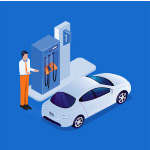
#> input picture ontap/images/cayxang.jpg, 150 x 150 px, found by its file name
$ python bt54.py   (older library calls are emulated)
#> lines starting #> are read from the running program, lines starting #| are printed output that depends on the picture
import cv2
import numpy as np
img=cv2.imread('.\images\\cayxang.jpg')
#> img is the input picture: shape (150, 150, 3); mean B, G, R 200.4, 122.1, 58.1
sobelx=cv2.Sobel(img,ddepth=cv2.CV_64F,dx=1,dy=0,ksize=5)
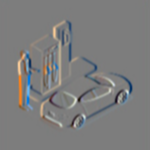
#> sobelx: shape (150, 150, 3) float64; mean B, G, R 0.3, 0.7, 0.9; drawn with min black and max white
print(sobelx)
#> (printed output is left out)
cv2.imshow('Anh bai 54',sobelx)
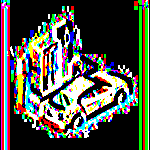
#> window 'Anh bai 54': shape (150, 150, 3); mean B, G, R 71.7, 81.7, 81.2
cv2.waitKey(0)
cv2.destroyAllWindows()
